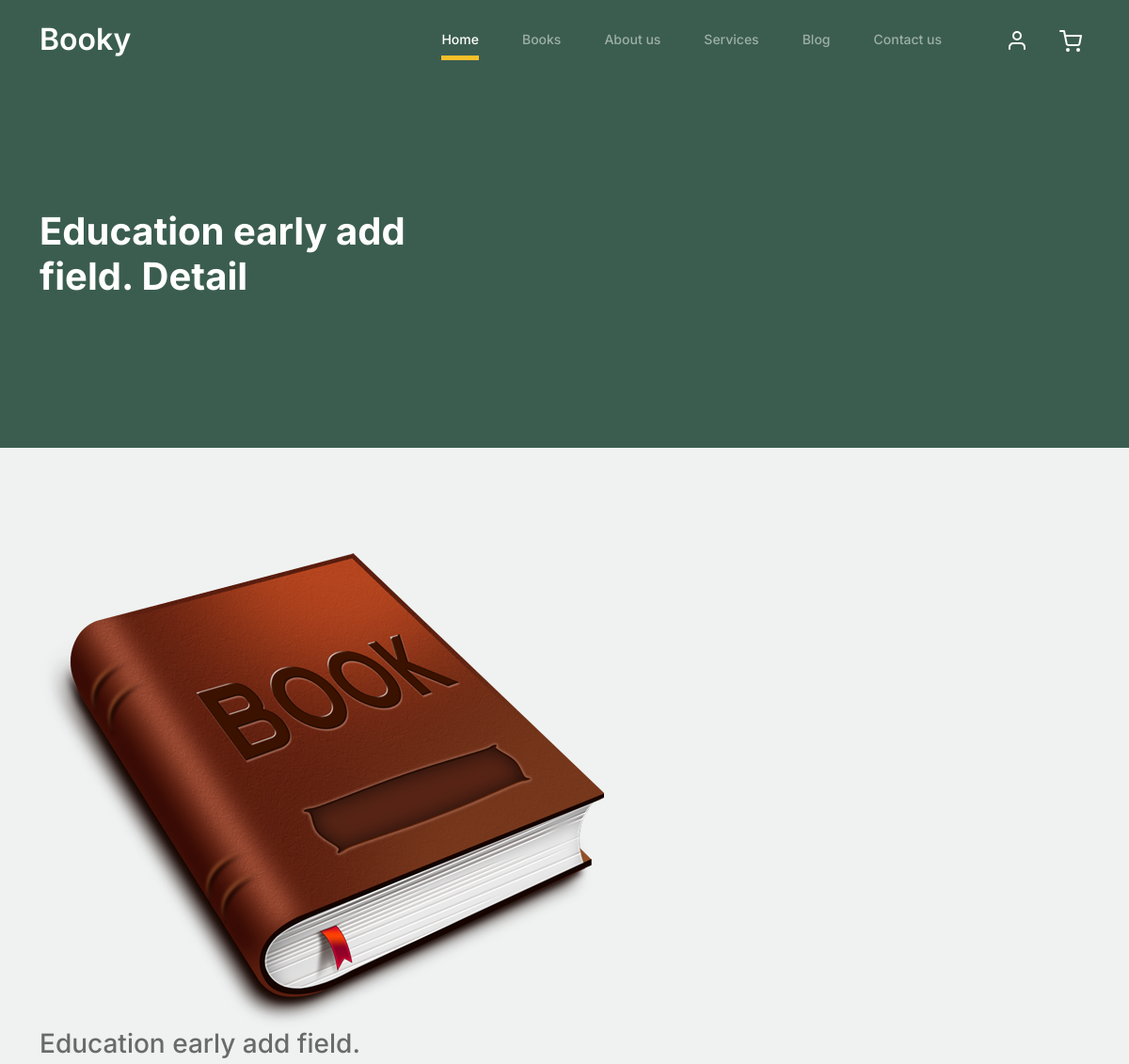
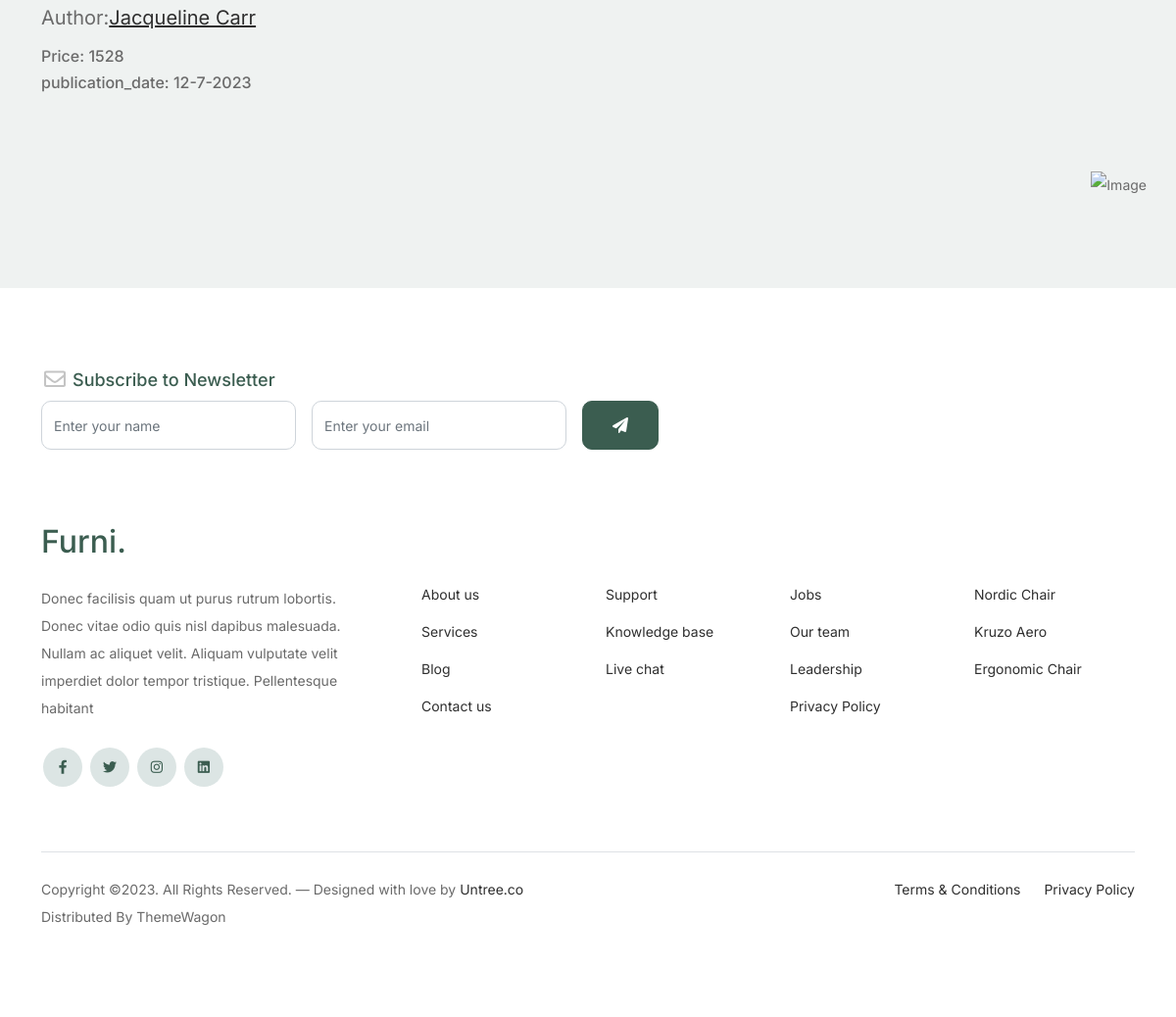
Page /books/education-early-add-field on the committed database (2 pictures, top to bottom).
### library/models.py (models this page shows, shortened)
class Book(models.Model):
    title =models.CharField(max_length=100)
    author=models.ForeignKey('Author',on_delete=models.CASCADE,related_name='book_author')
    publication_date=models.DateTimeField(default=timezone.now)
    price=models.IntegerField(null=True,blank=True)
    logo=models.ImageField(upload_to='books')
    slug=models.SlugField(null=True,blank=True)
    def __str__(self):
        return self.title

class Author(models.Model):
    name=models.CharField(max_length=50)
    birth_date=models.DateField()
    biography=models.TextField(max_length=1000)
    slug=models.SlugField(null=True,blank=True)
    def __str__(self):
        return self.name

### library/views.py (the view)
# urls.py: path('<slug:slug>', book_detail),
def book_detail(request,slug):
    book=Book.objects.get(slug=slug)
    return render(request,'library/book_detail.html',{'book':book})

### library/templates/library/book_detail.html (shortened to what this page needs)
{% extends 'base.html' %}
{% block body %}
{% load static %}
<body>
    <nav class="custom-navbar navbar navbar navbar-expand-md navbar-dark bg-dark" arial-label="Furni navigation bar">
    </nav>
			<div class="hero">
				<div class="container">
					<div class="row justify-content-between">
						<div class="col-lg-5">
							<div class="intro-excerpt">
								<h1>{{book}} Detail</h1>
							</div>
						</div>
						<div class="col-lg-7">
						</div>
					</div>
				</div>
			</div>
    <div class="untree_co-section product-detail-section before-footer-section">
        <div class="container">
            <div class="row">
                <div class="col-12 col-md-5">
                    <div class="product-detail">
                        <a href="#"><img src="{{book.logo.url}}" alt=""></a>
                        <h3 class="product-title">{{book.title}}</h3>
                        <p style="font-size: 20px;">Author:<a href="">{{book.author}}</a></p>
                        <h6 class="product-price">Price: {{book.price}}</h6>
                        <h6 class="publication_date">publication_date: {{book.publication_date|date:"j-n-o"}}</h6>
                    </div>
                </div>
                    </div>
                </div>
            </div>
{% endblock body %}

### static/css/style.css (style rules this page uses)
body { overflow-x: hidden; position: relative; }
body { font-family: "Inter", sans-serif; font-weight: 400; line-height: 28px; color: #6a6a6a; font-size: 14px; background-color: #eff2f1; }
a { text-decoration: none; -webkit-transition: .3s all ease; -o-transition: .3s all ease; transition: .3s all ease; color: #2f2f2f; text-decoration: underline; }
.custom-navbar { background: #3b5d50 !important; padding-top: 20px; padding-bottom: 20px; }
.hero { background: #3b5d50; padding: calc(4rem - 30px) 0 0rem 0; }
@media (min-width: 768px) { .hero { padding: calc(4rem - 30px) 0 4rem 0; } }
@media (min-width: 992px) { .hero { padding: calc(8rem - 30px) 0 8rem 0; } }
.hero .intro-excerpt { position: relative; z-index: 4; }
@media (min-width: 992px) { .hero .intro-excerpt { max-width: 450px; } }
.hero h1 { font-weight: 700; color: #ffffff; margin-bottom: 30px; }
.before-footer-section { padding: 7rem 0 12rem 0 !important; }
.untree_co-section { padding: 7rem 0; }

### rows in the picture
Book: title "Education early add field.", logo (picture), author "Jacqueline Carr", price "1528", publication_date "12-7-2023"
